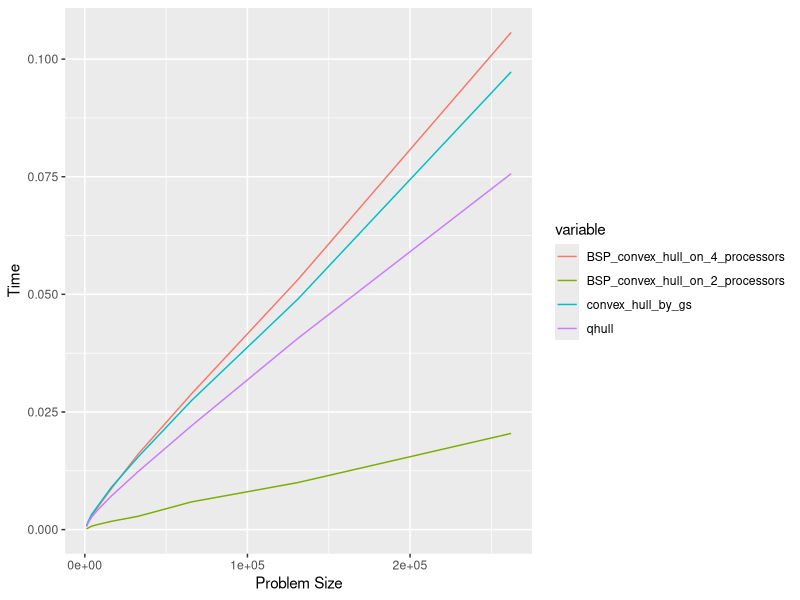

This figure's R source:
library (ggplot2)
library (reshape2)

chTimes = read.csv("ch_times.csv")
plot = ggplot(melt (chTimes, id.var = "problemSize"), aes(x = problemSize, y = value, colour = variable)) + geom_line() + xlab("Problem Size") + ylab("Time")
ggsave ("ch_times.png", plot)
